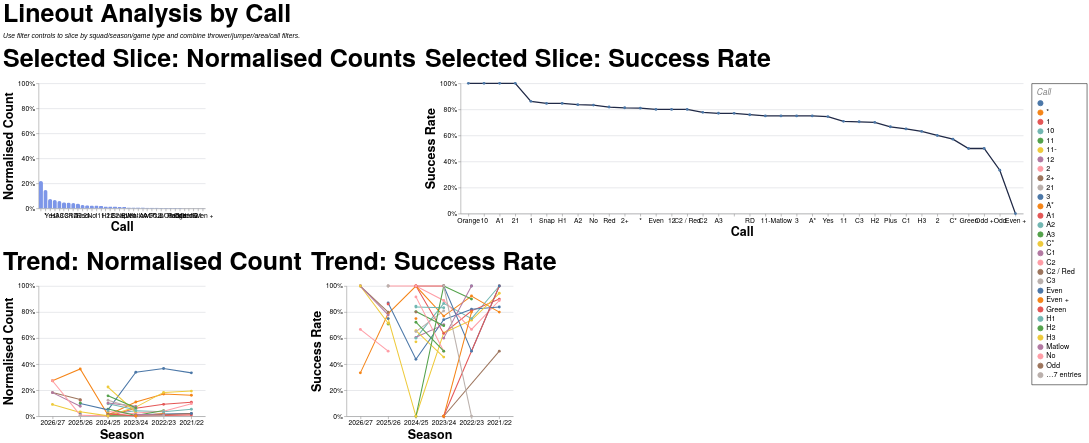

Specify this chart in Vega-Lite:
### Vega-Lite specification from a JSON file in a GitHub repository (floating-point values rounded to 4 significant figures; data arrays with more than 128 entries replaced by an {"elided": "..."} marker saying what was removed)
{"config": {"axis": {"labelFont": "PT Sans Narrow, Helvetica Neue, Helvetica, Arial, sans-serif", "titleFont": "PT Sans Narrow, Helvetica Neue, Helvetica, Arial, sans-serif", "labelFontSize": 13, "titleFontSize": 24, "gridColor": "#202947", "gridOpacity": 0.2, "zindex": 1}, "text": {"font": "Lato, sans-serif"}, "bar": {"cornerRadiusEnd": 5}, "header": {"labelFont": "PT Sans Narrow, Helvetica Neue, Helvetica, Arial, sans-serif", "titleFont": "PT Sans Narrow, Helvetica Neue, Helvetica, Arial, sans-serif", "labelFontSize": 24, "titleFontSize": 28, "labelFontWeight": "bold", "orient": "left"}, "legend": {"labelFont": "PT Sans Narrow, Helvetica Neue, Helvetica, Arial, sans-serif", "titleFont": "PT Sans Narrow, Helvetica Neue, Helvetica, Arial, sans-serif", "labelFontSize": 14, "titleFontSize": 16, "titlePadding": 5, "fillColor": "white", "strokeColor": "black", "padding": 10, "titleFontWeight": "lighter", "titleFontStyle": "italic", "titleColor": "gray", "offset": 10}, "title": {"font": "PT Sans Narrow, Helvetica Neue, Helvetica, Arial, sans-serif", "fontSize": 48, "fontWeight": "bold", "anchor": "start", "align": "center", "titlePadding": 20, "subtitlePadding": 10, "subtitleFontSize": 13, "subtitleColor": "", "subtitleFontStyle": "italic", "offset": 15, "color": "black"}, "axisX": {"labelAngle": 0}, "facet": {"title": null, "header": null, "align": {"row": "each", "column": "each"}, "spacing": 10}, "resolve": {"scale": {"y": "independent", "facet": "independent"}}, "background": "transparent", "scale": {"offsetBandPaddingOuter": 0.2, "offsetBandPaddingInner": 0.1}, "view": {"stroke": null, "background": "transparent"}}, "vconcat": [{"hconcat": [{"mark": {"type": "bar", "color": "#7d96e8"}, "encoding": {"tooltip": [{"field": "call", "title": "Call", "type": "nominal"}, {"field": "attempts", "format": ",.0f", "title": "Lineouts", "type": "quantitative"}, {"field": "share", "format": ".1%", "title": "Normalised Count", "type": "quantitative"}], "x": {"field": "call", "sort": "-y", "title": "Call", "type": "nominal"}, "y": {"axis": {"format": "%"}, "field": "share", "scale": {"domain": [0, 1]}, "title": "Normalised Count", "type": "quantitative"}}, "height": 240, "title": "Selected Slice: Normalised Counts", "transform": [{"filter": "(loSquad == 'All' || datum.squad == loSquad) && (loGameType == 'All' || (loGameType == 'League + Cup' && (datum.game_type == 'League' || datum.game_type == 'Cup')) || (loGameType == 'League only' && datum.game_type == 'League') || datum.game_type == loGameType) && (loOpposition == 'All' || datum.opposition == loOpposition) && (loThrower == 'All' || datum.thrower == loThrower) && (loJumper == 'All' || datum.jumper == loJumper) && (loArea == 'All' || datum.area == loArea) && (loNumbers == 'All' || datum.numbers == loNumbers) && (loCall == 'All' || datum.call == loCall) && (loCallType == 'All' || datum.call_type == loCallType)"}, {"filter": "(loSeason == 'All' || datum.season == loSeason)"}, {"aggregate": [{"op": "count", "as": "attempts"}, {"op": "sum", "field": "won", "as": "won"}], "groupby": ["call"]}, {"joinaggregate": [{"op": "sum", "field": "attempts", "as": "total_attempts"}]}, {"calculate": "datum.attempts / datum.total_attempts", "as": "share"}, {"calculate": "datum.won / datum.attempts", "as": "success_rate"}], "width": 320}, {"mark": {"type": "line", "color": "#202946", "point": true, "strokeWidth": 2.5}, "encoding": {"tooltip": [{"field": "call", "title": "Call", "type": "nominal"}, {"field": "won", "format": ",.0f", "title": "Won", "type": "quantitative"}, {"field": "attempts", "format": ",.0f", "title": "Lineouts", "type": "quantitative"}, {"field": "success_rate", "format": ".1%", "title": "Success Rate", "type": "quantitative"}], "x": {"field": "call", "sort": "-y", "title": "Call", "type": "nominal"}, "y": {"axis": {"format": "%"}, "field": "success_rate", "scale": {"domain": [0, 1]}, "title": "Success Rate", "type": "quantitative"}}, "height": 250, "title": "Selected Slice: Success Rate", "transform": [{"filter": "(loSquad == 'All' || datum.squad == loSquad) && (loGameType == 'All' || (loGameType == 'League + Cup' && (datum.game_type == 'League' || datum.game_type == 'Cup')) || (loGameType == 'League only' && datum.game_type == 'League') || datum.game_type == loGameType) && (loOpposition == 'All' || datum.opposition == loOpposition) && (loThrower == 'All' || datum.thrower == loThrower) && (loJumper == 'All' || datum.jumper == loJumper) && (loArea == 'All' || datum.area == loArea) && (loNumbers == 'All' || datum.numbers == loNumbers) && (loCall == 'All' || datum.call == loCall) && (loCallType == 'All' || datum.call_type == loCallType)"}, {"filter": "(loSeason == 'All' || datum.season == loSeason)"}, {"aggregate": [{"op": "count", "as": "attempts"}, {"op": "sum", "field": "won", "as": "won"}], "groupby": ["call"]}, {"joinaggregate": [{"op": "sum", "field": "attempts", "as": "total_attempts"}]}, {"calculate": "datum.attempts / datum.total_attempts", "as": "share"}, {"calculate": "datum.won / datum.attempts", "as": "success_rate"}], "width": {"step": 30}}], "spacing": 16}, {"hconcat": [{"mark": {"type": "line", "point": true, "strokeWidth": 2}, "encoding": {"color": {"field": "call", "title": "Call", "type": "nominal"}, "tooltip": [{"field": "season", "title": "Season", "type": "nominal"}, {"field": "call", "title": "Call", "type": "nominal"}, {"field": "attempts", "format": ",.0f", "title": "Lineouts", "type": "quantitative"}, {"field": "norm_count", "format": ".1%", "title": "Normalised Count", "type": "quantitative"}], "x": {"field": "season", "sort": "-x", "title": "Season", "type": "nominal"}, "y": {"axis": {"format": "%"}, "field": "norm_count", "scale": {"domain": [0, 1]}, "title": "Normalised Count", "type": "quantitative"}}, "height": 250, "title": "Trend: Normalised Count", "transform": [{"filter": "(loSquad == 'All' || datum.squad == loSquad) && (loGameType == 'All' || (loGameType == 'League + Cup' && (datum.game_type == 'League' || datum.game_type == 'Cup')) || (loGameType == 'League only' && datum.game_type == 'League') || datum.game_type == loGameType) && (loOpposition == 'All' || datum.opposition == loOpposition) && (loThrower == 'All' || datum.thrower == loThrower) && (loJumper == 'All' || datum.jumper == loJumper) && (loArea == 'All' || datum.area == loArea) && (loNumbers == 'All' || datum.numbers == loNumbers) && (loCall == 'All' || datum.call == loCall) && (loCallType == 'All' || datum.call_type == loCallType)"}, {"aggregate": [{"op": "count", "as": "attempts"}, {"op": "sum", "field": "won", "as": "won"}], "groupby": ["season", "call"]}, {"joinaggregate": [{"op": "sum", "field": "attempts", "as": "season_attempts"}], "groupby": ["season"]}, {"calculate": "datum.attempts / datum.season_attempts", "as": "norm_count"}, {"calculate": "datum.won / datum.attempts", "as": "success_rate"}], "width": 320}, {"mark": {"type": "line", "point": true, "strokeWidth": 2}, "encoding": {"color": {"field": "call", "title": "Call", "type": "nominal"}, "tooltip": [{"field": "season", "title": "Season", "type": "nominal"}, {"field": "call", "title": "Call", "type": "nominal"}, {"field": "won", "format": ",.0f", "title": "Won", "type": "quantitative"}, {"field": "attempts", "format": ",.0f", "title": "Lineouts", "type": "quantitative"}, {"field": "success_rate", "format": ".1%", "title": "Success Rate", "type": "quantitative"}], "x": {"field": "season", "sort": "-x", "title": "Season", "type": "nominal"}, "y": {"axis": {"format": "%"}, "field": "success_rate", "scale": {"domain": [0, 1]}, "title": "Success Rate", "type": "quantitative"}}, "height": 250, "title": "Trend: Success Rate", "transform": [{"filter": "(loSquad == 'All' || datum.squad == loSquad) && (loGameType == 'All' || (loGameType == 'League + Cup' && (datum.game_type == 'League' || datum.game_type == 'Cup')) || (loGameType == 'League only' && datum.game_type == 'League') || datum.game_type == loGameType) && (loOpposition == 'All' || datum.opposition == loOpposition) && (loThrower == 'All' || datum.thrower == loThrower) && (loJumper == 'All' || datum.jumper == loJumper) && (loArea == 'All' || datum.area == loArea) && (loNumbers == 'All' || datum.numbers == loNumbers) && (loCall == 'All' || datum.call == loCall) && (loCallType == 'All' || datum.call_type == loCallType)"}, {"aggregate": [{"op": "count", "as": "attempts"}, {"op": "sum", "field": "won", "as": "won"}], "groupby": ["season", "call"]}, {"joinaggregate": [{"op": "sum", "field": "attempts", "as": "season_attempts"}], "groupby": ["season"]}, {"calculate": "datum.attempts / datum.season_attempts", "as": "norm_count"}, {"calculate": "datum.won / datum.attempts", "as": "success_rate"}], "width": 320}], "spacing": 16}], "data": {"name": "data-7e94a44382527f749b9a901a7b5a6fa0"}, "params": [{"name": "loSquad", "value": "All"}, {"name": "loSeason", "value": "All"}, {"name": "loGameType", "value": "All"}, {"name": "loOpposition", "value": "All"}, {"name": "loThrower", "value": "All"}, {"name": "loJumper", "value": "All"}, {"name": "loArea", "value": "All"}, {"name": "loNumbers", "value": "All"}, {"name": "loCall", "value": "All"}, {"name": "loCallType", "value": "All"}], "spacing": 22, "title": {"text": "Lineout Analysis by Call", "subtitle": "Use filter controls to slice by squad/season/game type and combine thrower/jumper/area/call filters."}, "$schema": "https://vega.github.io/schema/vega-lite/v5.20.1.json", "datasets": {"data-7e94a44382527f749b9a901a7b5a6fa0": {"elided": "1247 records"}}}
